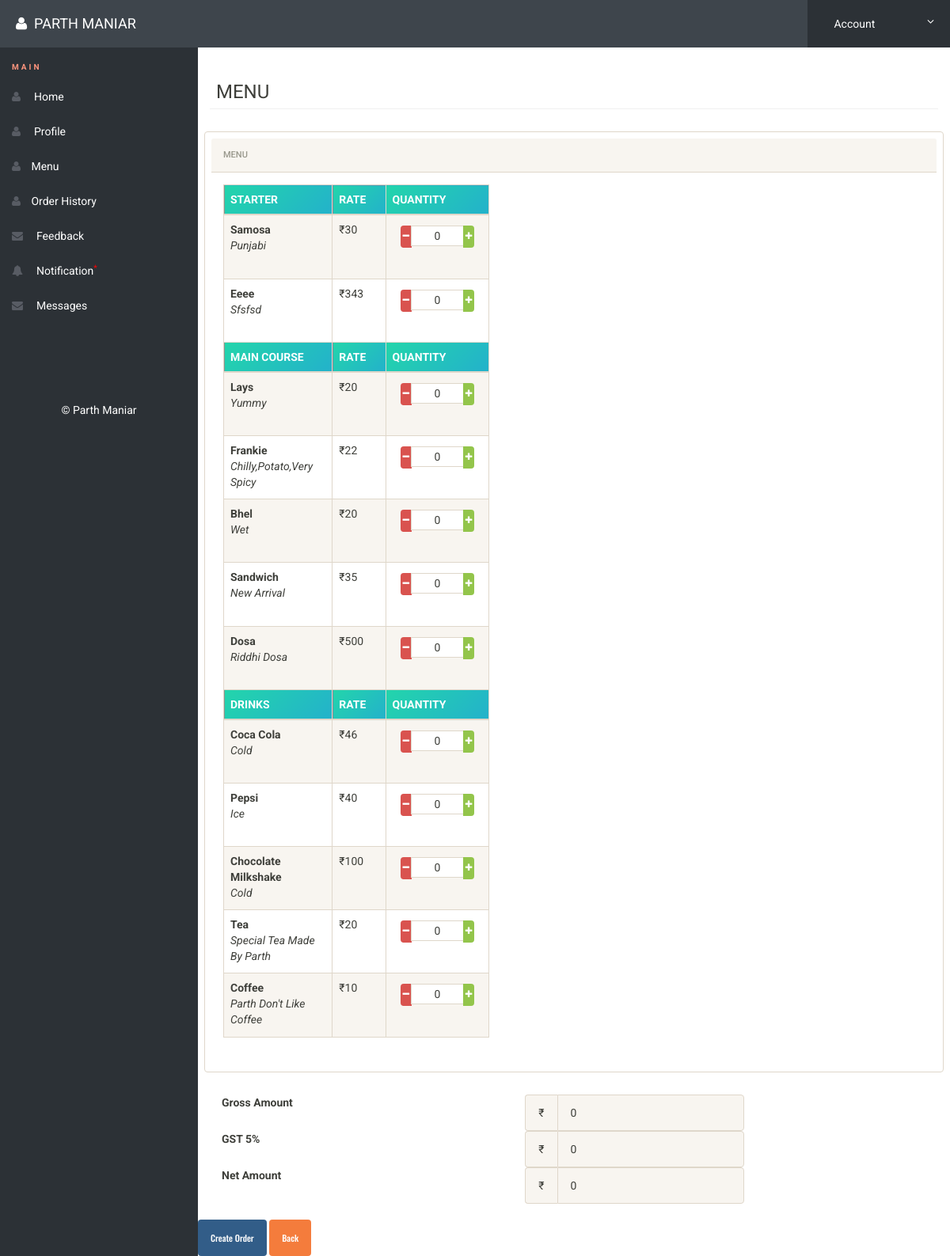
The app's page /menu.php (signed in) with its own data.
### tables this page shows
CREATE TABLE `categories` (
  `id` int(11) NOT NULL,
  `name` varchar(11) NOT NULL,
  `status` int(11) NOT NULL,
  `category_description` varchar(11) NOT NULL
);

CREATE TABLE `items` (
  `pid` int(11) NOT NULL,
  `cid` varchar(11) NOT NULL,
  `cname` varchar(15) NOT NULL,
  `name` varchar(20) NOT NULL,
  `rate` varchar(11) NOT NULL,
  `description` varchar(200) NOT NULL,
  `status` varchar(11) NOT NULL
);

### menu.php (the view, shortened to what this page needs)
<?php
$pid=array();
$rate=array();
include('includes/config.php');
if(strlen($_SESSION['alogin'])==0)
	{
header('location:index.php');
}
else{
?>
<!doctype html>
<html lang="en" class="no-js">
<head>
	<link rel="stylesheet" href="css/font-awesome.min.css">
	<link rel="stylesheet" href="css/bootstrap.min.css">
	<link rel="stylesheet" href="css/dataTables.bootstrap.min.css">
	<link rel="stylesheet" href="css/bootstrap-social.css">
	<link rel="stylesheet" href="css/bootstrap-select.css">
	<link rel="stylesheet" href="css/fileinput.min.css">
	<link rel="stylesheet" href="css/awesome-bootstrap-checkbox.css">
	<link rel="stylesheet" href="css/style.css">
</head>
<body>
<?php
		$sql = "SELECT * from categories where id = :editid ";
		$query = $dbh -> prepare($sql);
		$query->bindParam(':editid',$editid,PDO::PARAM_INT);
		$query->execute();
		$result=$query->fetch(PDO::FETCH_OBJ);
?>
	<?php include('includes/header.php');?>
	<div class="ts-main-content">
	<?php include('includes/leftbar.php');?>
		<div class="content-wrapper">
			<div class="container-fluid">
				<div class="row">
					<div class="col-md-12">
						<h3 class="page-title" style="padding: 8px;">MENU<?php echo htmlentities($result->name); ?></h3>
						<div class="row">
							<div class="col-md-12" style="padding: 8px;">
								<div class="panel panel-default" style="padding: 8px;">
									<div class="panel-heading"  >Menu</div>
									<div class="panel-body" align="center" style="width:40%;" >
   <table  class="display table table-striped table-bordered table-hover" style="width:100%;">
					<?php
					$sql1 = $dbh->query("SELECT * FROM categories where status=1 ORDER BY id asc ");
 					 while ($row = $sql1->fetch(PDO::FETCH_ASSOC)) {
                      $categoryId=$row['id'];
  						 echo'
                         <thead style="background:#535456; color:#ffffff;" >
						  <th class="col-md-2"  style="text-transform: uppercase; width:10%;">
                            '.$row['name'].'
						  </th>
                            <th style="width:10%;" >
                              RATE
                              </th>
                            <th class="col-md-3" style="width:20%;">
                              QUANTITY
                              </th>
                           </thead>'
                            ;
					$sql2 = $dbh->query("SELECT * FROM items WHERE cid='$categoryId' AND status=1");
					while ($row = $sql2->fetch(PDO::FETCH_ASSOC)) {
                      array_push($pid,$row['pid']);
                      array_push($rate,$row['rate']);
					echo '
					<td style="text-transform: capitalize;">
					<b>'.$row['name'].'</b>
                    <br>
                   <i> '.$row['description'].'</i>
                    </td>
                    <td>
                    ₹'.$row['rate'].'
                    </td>
                    <td>
   <div class="center" >
      <div class="input-group input-sm">
          <span class="input-group-btn">
              <button onclick="wc()" type="button" class="btn btn-danger btn-number" data-type="minus" style="padding: 3px 3px;" data-field="pid-'.$row['pid'].'">
                  <i class="fa fa-minus"></i>
              </button>
          </span>
          <input type="text" class="form-control input-number" name="pid-'.$row['pid'].'"  value="0" min="0" max="10" style="text-align:center; height: 3px; " >
          <span class="input-group-btn">
              <button onclick="wc()" type="button" class="btn btn-success btn-number" data-type="plus" style="padding: 3px 3px;" data-field="pid-'.$row['pid'].'">
                  <i class="fa fa-plus"></i>
              </button>
          </span>
      </div>
	<p></p>
</div>
                      </td>
					</tr>';
                     }
                     }
					?>
					</table>
									</div>
								</div>
							</div>
						</div>
					</div>
				</div>
			<div class="form-group">
  <label class="col-md-5 control-label" for="prependedtext">Gross Amount</label>
  <div class="col-md-4">
    <div class="input-group">
      <span class="input-group-addon">₹</span>
      <input type="text" class="form-control" id="gross_amount" name="gross_amount" disabled autocomplete="off">
    </div>
  </div>
</div>
                                        <div class="form-group">
  <label class="col-md-5 control-label" for="prependedtext">GST 5%</label>
  <div class="col-md-4">
    <div class="input-group">
      <span class="input-group-addon">₹</span>
      <input type="text" class="form-control" id="vat_charge" name="vat_charge" disabled autocomplete="off">
    </div>
  </div>
</div>
                      <div class="form-group">
  <label class="col-md-5 control-label" for="prependedtext">Net Amount</label>
  <div class="col-md-4">
    <div class="input-group">
      <span class="input-group-addon">₹</span>
      <input type="text" class="form-control" id="net_amount" name="net_amount" disabled autocomplete="off">
    </div>
  </div>
</div>
      </div>
      <br>
                                     <div class="box-footer">
                <button onclick="createorder()" type="button" class="btn btn-primary">Create Order</button>
                <a href="" class="btn btn-warning">Back</a>
              </div>
			</div>
		</div>
</body>
</html>
<?php } ?>

### css/style.css (style rules this page uses)
html { font-size: 14px; }
@media only screen and (min-width: 480px) { html { font-size: 17px; } }
@media only screen and (min-width: 768px) { html { font-size: 14px; } }
body { font-size: 1em; }
a { color: #37a6c4; }
.btn { font-family: 'Oswald', sans-serif; }
.btn i { position: relative; top: -2px; }
.panel { overflow: hidden; }
.btn { text-transform: none; }
.page-title { padding-bottom: 15px; margin-bottom: 20px; border-bottom: 1px solid #f0f0f0; }
.ts-main-content .content-wrapper { padding-top: 15px; margin-top: 60px; }
@media only screen and (min-width: 992px) { .ts-main-content .content-wrapper { margin-left: 250px; } }

### menu.php (style rules this page uses)
table, td { border: 1px solid green; width: 500px; }
th { background: linear-gradient(-45deg, #EE7752, #E73C7E, #23A6D5, #23D5AB); background-size: 400% 400%; -webkit-animation: Gradient 15s ease infinite; -moz-animation: Gradient 15s ease infinite; animation: Gradient 15s ease infinite; }

### records on screen
categories: name "STARTER"
items: name "Samosa", description "Punjabi", rate "30"
items: name "Eeee", description "Sfsfsd", rate "343"
categories: name "MAIN COURSE"
items: name "Lays", description "Yummy", rate "20"
items: name "Frankie", description "Chilly,potato,very Spicy", rate "22"
items: name "Bhel", description "Wet", rate "20"
items: name "Sandwich", description "New Arrival", rate "35"
items: name "Dosa", description "Riddhi Dosa", rate "500"
categories: name "DRINKS"
items: name "Coca Cola", description "Cold", rate "46"
items: name "Pepsi", description "Ice", rate "40"
items: name "Chocolate Milkshake", description "Cold", rate "100"
items: name "Tea", description "Special Tea Made By Parth", rate "20"
items: name "Coffee", description "Parth Don't Like Coffee", rate "10"

### other values on screen
$_SESSION['nlogin'] "PARTH MANIAR"
